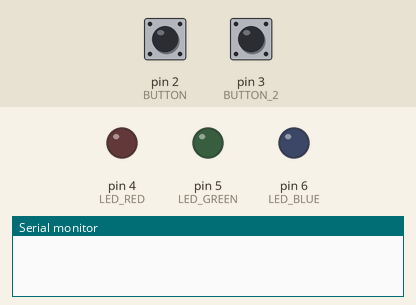
The sketch below on a simulated Arduino Uno, built with avr-gcc and run on an emulated ATmega328P. On the bench: output pins drawn as LEDs (lit = HIGH), the last lines printed to the serial monitor. The test bench sets the inputs (shaded band); at power-on: pin 3 (BUTTON_2) HIGH, pin 2 (BUTTON) HIGH.

Above: at 1.2 s.
1.3 s: pin 3 (BUTTON_2) pulled LOW for 0.15 s
At 1.8 s:
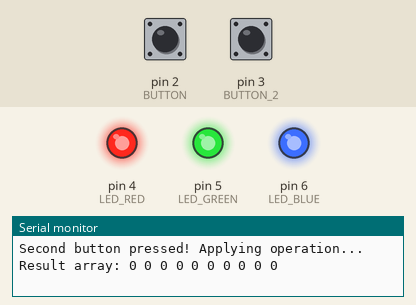
3.8 s: pin 2 (BUTTON) pulled LOW for 0.15 s
Timing chart, 0 to 6.8 s (numbered marks = the images above; inputs shaded):
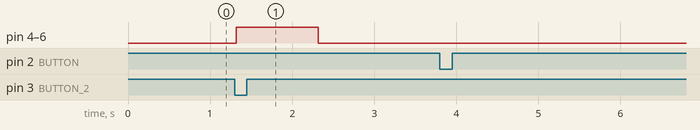

The sketch:

sketch_Lab2_Ex3.ino
```cpp
//Lab 2, Ex3

#define LED_RED 4    // Pin for red LED
#define LED_GREEN 5  // Pin for green LED
#define LED_BLUE 6   // Pin for blue LED (optional, or simulate by printing)
#define BUTTON 2     // Pin for the first button
#define BUTTON_2 3   // Pin for the second button

// Define three arrays
int array1[10] = {1, 2, 3, 4, 5, 6, 7, 8, 9, 10}; // First array with integers
int array2[10] = {10, 9, 8, 7, 6, 5, 4, 3, 2, 1}; // Second array with integers
int resultArray[10]; // Third array to store results

volatile int gCounter = 0; // Global counter to keep track of button presses (volatile for use in ISR)
volatile bool operationFlag = false; // Flag to trigger operation in the main loop

void setup() {
  Serial.begin(9600); // Initialize serial communication
  pinMode(LED_RED, OUTPUT);    // Set the red LED pin as output
  pinMode(LED_GREEN, OUTPUT);  // Set the green LED pin as output
  pinMode(LED_BLUE, OUTPUT);   // Set the blue LED pin as output
  pinMode(BUTTON, INPUT_PULLUP); // Set the first button pin as input with pull-up resistor
  pinMode(BUTTON_2, INPUT_PULLUP); // Set the second button pin as input with pull-up resistor

  // Attach interrupts to the buttons
  attachInterrupt(digitalPinToInterrupt(BUTTON), button1ISR, FALLING);
  attachInterrupt(digitalPinToInterrupt(BUTTON_2), button2ISR, FALLING);

  // Initialize the result array to 0
  for (int i = 0; i < 10; i++) {
    resultArray[i] = 0;
  }
}

void loop() {
  // If the operation flag is set, perform the operation
  if (operationFlag) {
    operationFlag = false; // Reset the flag

    Serial.println("Second button pressed! Applying operation...");

    // Turn off all LEDs initially
    digitalWrite(LED_RED, LOW);
    digitalWrite(LED_GREEN, LOW);
    digitalWrite(LED_BLUE, LOW);

    // Perform the operation based on gCounter
    for (int i = 0; i < 10; i++) {
      if (gCounter == 1) {
        // Addition
        resultArray[i] = array1[i] + array2[i];
      } else if (gCounter == 2) {
        // Subtraction
        resultArray[i] = array1[i] - array2[i];
      } else if (gCounter == 3) {
        // Multiplication
        resultArray[i] = array1[i] * array2[i];
      }
    }

    // Print the results to the Serial Monitor
    Serial.print("Result array: ");
    for (int i = 0; i < 10; i++) {
      Serial.print(resultArray[i]);
      Serial.print(" ");
    }
    Serial.println();

    // Turn on all LEDs to indicate completion
    digitalWrite(LED_RED, HIGH);
    digitalWrite(LED_GREEN, HIGH);
    digitalWrite(LED_BLUE, HIGH);

    // Brief delay to show the result
    delay(1000);

    // Turn off all LEDs
    digitalWrite(LED_RED, LOW);
    digitalWrite(LED_GREEN, LOW);
    digitalWrite(LED_BLUE, LOW);
  }
}

// ISR for the first button (selection of operation)
void button1ISR() {
  gCounter++; // Increment the global counter
  if (gCounter > 3) gCounter = 1; // Wrap around to 1 if it exceeds 3
  Serial.print("Button pressed! gCounter: ");
  Serial.println(gCounter);
}

// ISR for the second button (apply operation)
void button2ISR() {
  operationFlag = true; // Set the flag to perform operation in the main loop
}
```

Measured:
- after the input at 1.3 s, pin 4 (LED_RED), pin 5 (LED_GREEN), pin 6 (LED_BLUE): LOW → HIGH at once, → LOW 1.0 s later
